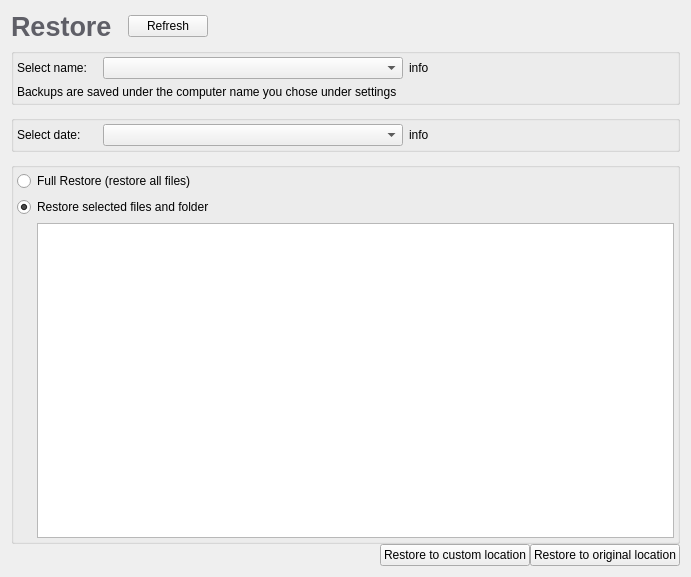
<?xml version="1.0" encoding="UTF-8"?>
<ui version="4.0">
 <class>RestoreForm</class>
 <widget class="QWidget" name="RestoreForm">
  <property name="geometry">
   <rect>
    <x>0</x>
    <y>0</y>
    <width>691</width>
    <height>577</height>
   </rect>
  </property>
  <property name="windowTitle">
   <string>Restore</string>
  </property>
  <layout class="QVBoxLayout">
   <item>
    <layout class="QHBoxLayout">
     <item>
      <widget class="QLabel" name="labelRestore">
       <property name="font">
        <font>
         <pointsize>20</pointsize>
         <weight>75</weight>
         <bold>true</bold>
        </font>
       </property>
       <property name="text">
        <string>&lt;span style=&quot; color:#5f5f67;&quot;&gt;Restore&lt;/span&gt;</string>
       </property>
      </widget>
     </item>
     <item>
      <spacer name="horizontalSpacer_2">
       <property name="orientation">
        <enum>Qt::Horizontal</enum>
       </property>
       <property name="sizeType">
        <enum>QSizePolicy::Fixed</enum>
       </property>
       <property name="sizeHint" stdset="0">
        <size>
         <width>10</width>
         <height>20</height>
        </size>
       </property>
      </spacer>
     </item>
     <item>
      <widget class="QPushButton" name="btnRefresh">
       <property name="text">
        <string>Refresh</string>
       </property>
      </widget>
     </item>
     <item>
      <spacer>
       <property name="orientation">
        <enum>Qt::Horizontal</enum>
       </property>
       <property name="sizeHint" stdset="0">
        <size>
         <width>681</width>
         <height>27</height>
        </size>
       </property>
      </spacer>
     </item>
    </layout>
   </item>
   <item>
    <layout class="QVBoxLayout" name="verticalLayout">
     <property name="spacing">
      <number>0</number>
     </property>
     <item>
      <widget class="QGroupBox" name="groupBox">
       <property name="title">
        <string/>
       </property>
       <layout class="QVBoxLayout">
        <property name="margin">
         <number>3</number>
        </property>
        <item>
         <layout class="QHBoxLayout">
          <item>
           <widget class="QLabel" name="labelSelectBackup_2">
            <property name="sizePolicy">
             <sizepolicy hsizetype="Fixed" vsizetype="Fixed">
              <horstretch>0</horstretch>
              <verstretch>0</verstretch>
             </sizepolicy>
            </property>
            <property name="minimumSize">
             <size>
              <width>80</width>
              <height>0</height>
             </size>
            </property>
            <property name="text">
             <string>Select name:</string>
            </property>
           </widget>
          </item>
          <item>
           <widget class="QComboBox" name="comboBoxPrefixes">
            <property name="sizePolicy">
             <sizepolicy hsizetype="Preferred" vsizetype="Fixed">
              <horstretch>0</horstretch>
              <verstretch>0</verstretch>
             </sizepolicy>
            </property>
            <property name="minimumSize">
             <size>
              <width>300</width>
              <height>0</height>
             </size>
            </property>
           </widget>
          </item>
          <item>
           <widget class="QLabel" name="labelPrefixes">
            <property name="text">
             <string>info</string>
            </property>
           </widget>
          </item>
         </layout>
        </item>
        <item>
         <widget class="QLabel" name="label">
          <property name="font">
           <font>
            <pointsize>9</pointsize>
           </font>
          </property>
          <property name="text">
           <string>Backups are saved under the computer name you chose under settings</string>
          </property>
         </widget>
        </item>
       </layout>
      </widget>
     </item>
     <item>
      <spacer name="verticalSpacer">
       <property name="orientation">
        <enum>Qt::Vertical</enum>
       </property>
       <property name="sizeType">
        <enum>QSizePolicy::Fixed</enum>
       </property>
       <property name="sizeHint" stdset="0">
        <size>
         <width>20</width>
         <height>10</height>
        </size>
       </property>
      </spacer>
     </item>
     <item>
      <widget class="QGroupBox" name="groupBox_2">
       <property name="title">
        <string/>
       </property>
       <layout class="QVBoxLayout">
        <property name="margin">
         <number>3</number>
        </property>
        <item>
         <layout class="QHBoxLayout">
          <item>
           <widget class="QLabel" name="labelSelectBackup">
            <property name="sizePolicy">
             <sizepolicy hsizetype="Fixed" vsizetype="Fixed">
              <horstretch>0</horstretch>
              <verstretch>0</verstretch>
             </sizepolicy>
            </property>
            <property name="minimumSize">
             <size>
              <width>80</width>
              <height>0</height>
             </size>
            </property>
            <property name="text">
             <string>Select date:</string>
            </property>
           </widget>
          </item>
          <item>
           <widget class="QComboBox" name="comboBoxBackupNames">
            <property name="sizePolicy">
             <sizepolicy hsizetype="Preferred" vsizetype="Fixed">
              <horstretch>0</horstretch>
              <verstretch>0</verstretch>
             </sizepolicy>
            </property>
            <property name="minimumSize">
             <size>
              <width>300</width>
              <height>0</height>
             </size>
            </property>
            <property name="sizeAdjustPolicy">
             <enum>QComboBox::AdjustToContentsOnFirstShow</enum>
            </property>
           </widget>
          </item>
          <item>
           <widget class="QLabel" name="labelBackupNames">
            <property name="text">
             <string>info</string>
            </property>
           </widget>
          </item>
         </layout>
        </item>
       </layout>
      </widget>
     </item>
     <item>
      <spacer name="verticalSpacer_2">
       <property name="orientation">
        <enum>Qt::Vertical</enum>
       </property>
       <property name="sizeType">
        <enum>QSizePolicy::Fixed</enum>
       </property>
       <property name="sizeHint" stdset="0">
        <size>
         <width>20</width>
         <height>10</height>
        </size>
       </property>
      </spacer>
     </item>
     <item>
      <widget class="QGroupBox" name="groupBox_3">
       <property name="title">
        <string/>
       </property>
       <layout class="QVBoxLayout">
        <property name="margin">
         <number>3</number>
        </property>
        <item>
         <widget class="QRadioButton" name="radioButtonFull">
          <property name="text">
           <string>Full Restore (restore all files)</string>
          </property>
          <property name="checked">
           <bool>false</bool>
          </property>
         </widget>
        </item>
        <item>
         <widget class="QRadioButton" name="radioButtonCustom">
          <property name="text">
           <string>Restore selected files and folder</string>
          </property>
          <property name="checked">
           <bool>true</bool>
          </property>
         </widget>
        </item>
        <item>
         <layout class="QHBoxLayout">
          <item>
           <spacer name="horizontalSpacer">
            <property name="orientation">
             <enum>Qt::Horizontal</enum>
            </property>
            <property name="sizeType">
             <enum>QSizePolicy::Fixed</enum>
            </property>
            <property name="sizeHint" stdset="0">
             <size>
              <width>20</width>
              <height>20</height>
             </size>
            </property>
           </spacer>
          </item>
          <item>
           <widget class="QTreeView" name="treeViewFilesAndFolders"/>
          </item>
         </layout>
        </item>
       </layout>
      </widget>
     </item>
     <item>
      <layout class="QHBoxLayout">
       <item>
        <spacer>
         <property name="orientation">
          <enum>Qt::Horizontal</enum>
         </property>
         <property name="sizeHint" stdset="0">
          <size>
           <width>291</width>
           <height>20</height>
          </size>
         </property>
        </spacer>
       </item>
       <item>
        <widget class="QPushButton" name="btnBrowseAndRestore">
         <property name="text">
          <string>Restore to custom location</string>
         </property>
        </widget>
       </item>
       <item>
        <widget class="QPushButton" name="btnRestore">
         <property name="text">
          <string>Restore to original location</string>
         </property>
        </widget>
       </item>
      </layout>
     </item>
    </layout>
   </item>
  </layout>
 </widget>
 <resources/>
 <connections/>
</ui>
